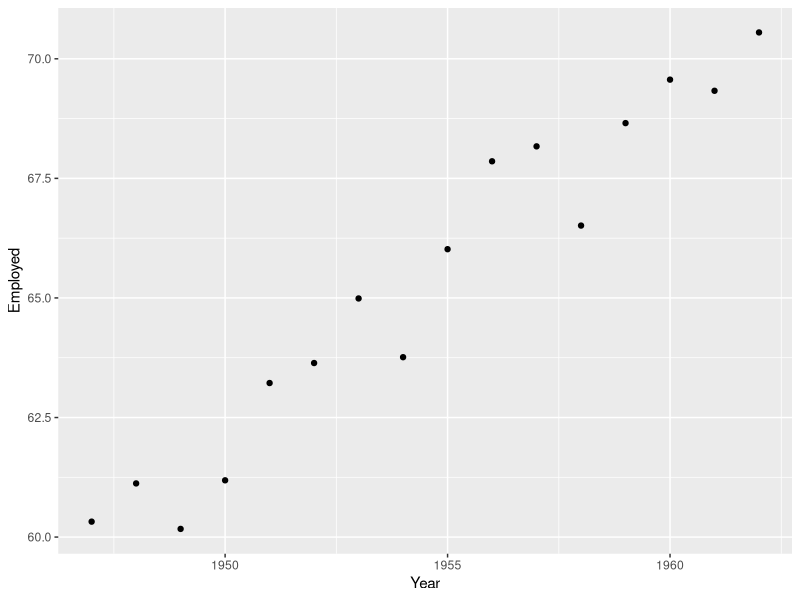

This figure's R source:
## ---- chunk 1
knitr::opts_chunk$set(echo = TRUE, 
                      message = FALSE, 
                      warning = FALSE,
                      comment = NA)
## ---- chunk 2
library(tidyverse)
## ---- chunk 3

## ---- chunk 4
longley
## ---- chunk 5
longley$GNP
## ---- chunk 6
longley$Year
## ---- chunk 7
summary(longley$GNP)
## ---- chunk 8
ggplot(data = longley, mapping = aes(x = Year, y = Employed)) +
  geom_point()
## ---- chunk 9

## ---- chunk 10

## ---- chunk 11

